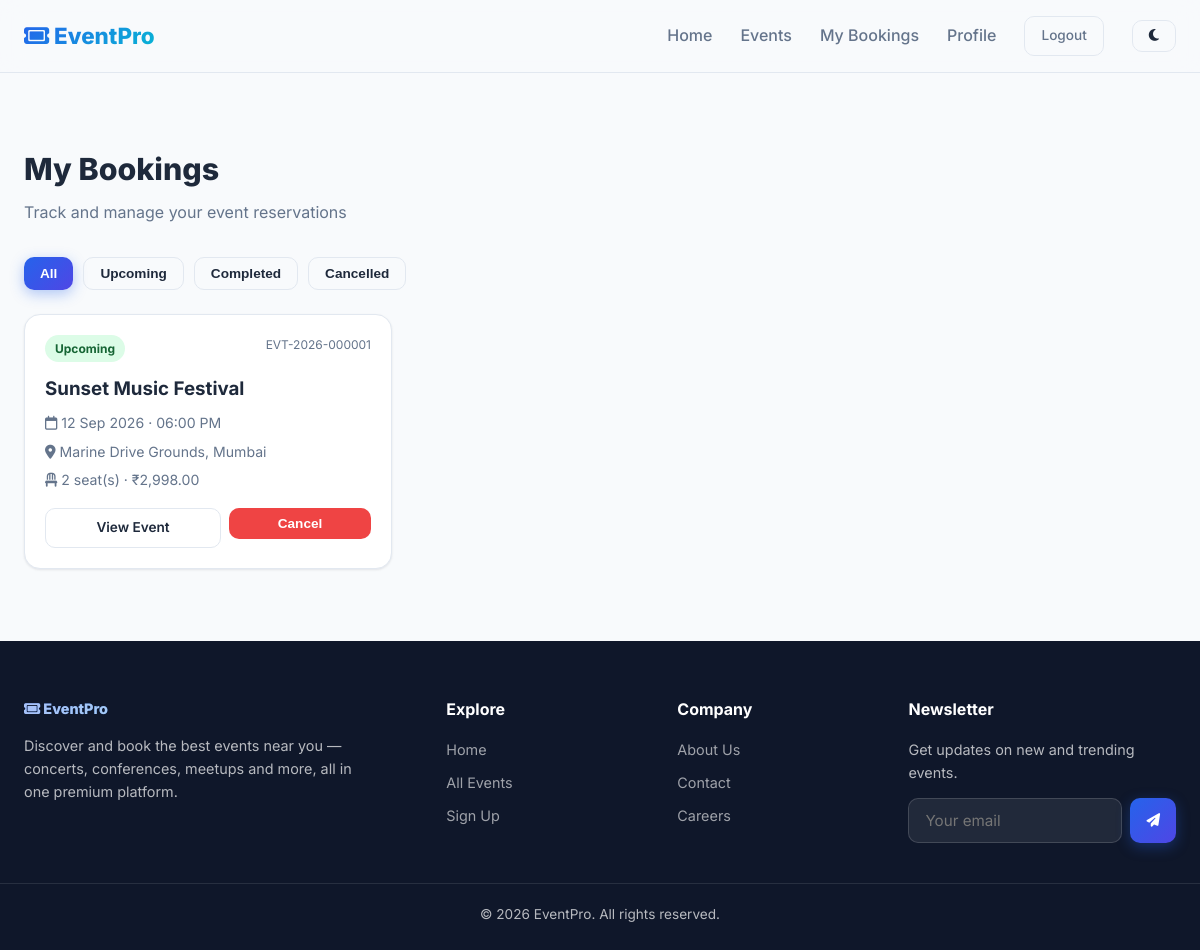
Page /user/my-bookings.php (signed in) on the committed database.
### tables this page shows
CREATE TABLE bookings (
    id INT AUTO_INCREMENT PRIMARY KEY,
    booking_code VARCHAR(30) NOT NULL UNIQUE,
    user_id INT NOT NULL,
    event_id INT NOT NULL,
    seats_booked INT NOT NULL DEFAULT 1,
    total_amount DECIMAL(10,2) NOT NULL DEFAULT 0.00,
    attendee_name VARCHAR(100) NOT NULL,
    attendee_email VARCHAR(150) NOT NULL,
    attendee_phone VARCHAR(20) NOT NULL,
    status ENUM('confirmed','completed','cancelled') NOT NULL DEFAULT 'confirmed',
    booked_at TIMESTAMP DEFAULT CURRENT_TIMESTAMP,
    cancelled_at TIMESTAMP NULL DEFAULT NULL,
    FOREIGN KEY (user_id) REFERENCES users(id) ON DELETE CASCADE,
    FOREIGN KEY (event_id) REFERENCES events(id) ON DELETE CASCADE,
    INDEX idx_bookings_user (user_id),
    INDEX idx_bookings_event (event_id),
    INDEX idx_bookings_status (status),
    INDEX idx_bookings_code (booking_code)
);

CREATE TABLE events (
    id INT AUTO_INCREMENT PRIMARY KEY,
    category_id INT NOT NULL,
    title VARCHAR(200) NOT NULL,
    slug VARCHAR(220) NOT NULL UNIQUE,
    description TEXT NOT NULL,
    short_description VARCHAR(300) DEFAULT NULL,
    image VARCHAR(255) DEFAULT NULL,
    gallery TEXT DEFAULT NULL COMMENT 'JSON array of image paths',
    venue VARCHAR(255) NOT NULL,
    map_embed_url TEXT DEFAULT NULL,
    organizer VARCHAR(150) NOT NULL,
    event_date DATE NOT NULL,
    event_time TIME NOT NULL,
    total_seats INT NOT NULL DEFAULT 0,
    available_seats INT NOT NULL DEFAULT 0,
    price DECIMAL(10,2) NOT NULL DEFAULT 0.00,
    rules TEXT DEFAULT NULL,
    schedule TEXT DEFAULT NULL COMMENT 'JSON array of {time,title}',
    status ENUM('upcoming','ongoing','completed','cancelled') NOT NULL DEFAULT 'upcoming',
    created_by INT DEFAULT NULL,
    created_at TIMESTAMP DEFAULT CURRENT_TIMESTAMP,
    updated_at TIMESTAMP DEFAULT CURRENT_TIMESTAMP ON UPDATE CURRENT_TIMESTAMP,
    FOREIGN KEY (category_id) REFERENCES categories(id) ON DELETE RESTRICT,
    FOREIGN KEY (created_by) REFERENCES admins(id) ON DELETE SET NULL,
    INDEX idx_events_date (event_date),
    INDEX idx_events_status (status),
    INDEX idx_events_category (category_id),
    INDEX idx_events_price (price),
    FULLTEXT INDEX ft_events_search (title, venue, organizer)
);

### includes/functions.php (called while the page is built, shortened)
<?php
function clean($value) {
    return htmlspecialchars(trim($value ?? ''), ENT_QUOTES, 'UTF-8');
}
function format_currency($amount) {
    return '₹' . number_format((float) $amount, 2);
}
function format_date($date) {
    return date('d M Y', strtotime($date));
}
function format_time($time) {
    return date('h:i A', strtotime($time));
}

### user/my-bookings.php (the view, shortened to what this page needs)
<?php
$pdo = getDBConnection();
$stmt = $pdo->prepare("SELECT b.*, e.title, e.event_date, e.event_time, e.venue, e.image, e.slug
    FROM bookings b JOIN events e ON e.id = b.event_id
    WHERE b.user_id = ? ORDER BY b.booked_at DESC");
$stmt->execute([current_user_id()]);
$bookings = $stmt->fetchAll();
function booking_display_status($b) {
    return 'upcoming';
}
include __DIR__ . '/../includes/header.php';
?>
<section class="section">
  <div class="container">
    <div class="section-head"><div><h2>My Bookings</h2><p>Track and manage your event reservations</p></div></div>
    <div style="display:flex; gap:10px; margin-bottom:24px;" id="bookingTabs">
      <button class="btn btn-primary btn-sm tab-btn" data-tab="all">All</button>
      <button class="btn btn-outline btn-sm tab-btn" data-tab="upcoming">Upcoming</button>
      <button class="btn btn-outline btn-sm tab-btn" data-tab="completed">Completed</button>
      <button class="btn btn-outline btn-sm tab-btn" data-tab="cancelled">Cancelled</button>
    </div>
    <?php if (empty($bookings)): ?>
      <div class="empty-state"><i class="fa-regular fa-ticket"></i><p>You haven't booked any events yet.</p><a href="<?php echo BASE_URL; ?>/events.php" class="btn btn-primary btn-sm" style="margin-top:12px;">Browse Events</a></div>
    <?php else: ?>
      <div class="grid" id="bookingGrid">
        <?php foreach ($bookings as $b): $status = booking_display_status($b); ?>
          <div class="card" data-status="<?php echo $status; ?>" style="padding:20px;">
            <div style="display:flex; justify-content:space-between; align-items:start; margin-bottom:12px;">
              <span style="font-size:0.75rem; font-weight:700; padding:4px 10px; border-radius:999px;
                background:<?php echo $status === 'upcoming' ? '#DCFCE7' : ($status === 'cancelled' ? '#FEE2E2' : '#E0E7FF'); ?>;
                color:<?php echo $status === 'upcoming' ? '#166534' : ($status === 'cancelled' ? '#991B1B' : '#3730A3'); ?>;">
                <?php echo ucfirst($status); ?>
              </span>
              <span style="font-size:0.75rem; color:var(--muted);"><?php echo clean($b['booking_code']); ?></span>
            </div>
            <h3 style="margin-bottom:8px;"><?php echo clean($b['title']); ?></h3>
            <div class="meta" style="display:flex; flex-direction:column; gap:6px; color:var(--muted); font-size:0.88rem; margin-bottom:16px;">
              <span><i class="fa-regular fa-calendar"></i> <?php echo format_date($b['event_date']); ?> · <?php echo format_time($b['event_time']); ?></span>
              <span><i class="fa-solid fa-location-dot"></i> <?php echo clean($b['venue']); ?></span>
              <span><i class="fa-solid fa-chair"></i> <?php echo (int) $b['seats_booked']; ?> seat(s) · <?php echo format_currency($b['total_amount']); ?></span>
            </div>
            <div style="display:flex; gap:8px;">
              <a href="<?php echo BASE_URL; ?>/event-details.php?slug=<?php echo urlencode($b['slug']); ?>" class="btn btn-outline btn-sm" style="flex:1;">View Event</a>
              <?php if ($status === 'upcoming'): ?>
                <form method="POST" action="<?php echo BASE_URL; ?>/user/cancel-booking.php" style="flex:1;" onsubmit="return confirm('Cancel this booking?');">
                  <button type="submit" class="btn btn-danger btn-sm btn-block">Cancel</button>
                </form>
              <?php endif; ?>
            </div>
          </div>
        <?php endforeach; ?>
      </div>
    <?php endif; ?>
  </div>
</section>
<?php include __DIR__ . '/../includes/footer.php'; ?>

### assets/css/style.css (style rules this page uses)
:root { --primary: #2563EB; --secondary: #4F46E5; --accent: #06B6D4; --success: #22C55E; --warning: #F59E0B; --danger: #EF4444; --bg: #F8FAFC; --bg-dark: #0F172A; --card: #FFFFFF; --text: #1E293B; --muted: #64748B; --border: #E2E8F0; --radius-sm: 10px; --radius-md: 16px; --radius-lg: 24px; --shadow-sm: 0 1px 3px rgba(15, 23, 42, 0.06), 0 1px 2px rgba(15, 23, 42, 0.04); --shadow-md: 0 8px 24px rgba(15, 23, 42, 0.08); --shadow-lg: 0 20px 48px rgba(15, 23, 42, 0.14); --transition: 300ms cubic-bezier(0.4, 0, 0.2, 1); }
* { box-sizing: border-box; margin: 0; padding: 0; }
html { scroll-behavior: smooth; }
body { font-family: 'Inter', -apple-system, BlinkMacSystemFont, sans-serif; background: var(--bg); color: var(--text); line-height: 1.6; -webkit-font-smoothing: antialiased; }
a { text-decoration: none; color: inherit; }
.container { width: 100%; max-width: 1280px; margin: 0 auto; padding: 0 24px; }
.btn { display: inline-flex; align-items: center; justify-content: center; gap: 8px; padding: 12px 24px; border-radius: var(--radius-sm); font-weight: 600; font-size: 0.95rem; border: none; cursor: pointer; transition: transform var(--transition), box-shadow var(--transition), background var(--transition); white-space: nowrap; }
.btn-primary { background: linear-gradient(135deg, var(--primary), var(--secondary)); color: #fff; box-shadow: 0 4px 14px rgba(37, 99, 235, 0.35); }
.btn-outline { background: transparent; border: 1.5px solid var(--border); color: var(--text); }
.btn-danger { background: var(--danger); color: #fff; }
.btn-sm { padding: 8px 16px; font-size: 0.85rem; }
.btn-block { width: 100%; }
.card { background: var(--card); border-radius: var(--radius-md); box-shadow: var(--shadow-sm); border: 1px solid var(--border); transition: transform var(--transition), box-shadow var(--transition); }
.section { padding: 72px 0; }
.section-head { display: flex; align-items: flex-end; justify-content: space-between; margin-bottom: 32px; flex-wrap: wrap; gap: 16px; }
.section-head h2 { font-size: 1.9rem; font-weight: 800; }
.section-head p { color: var(--muted); margin-top: 6px; }
.grid { display: grid; grid-template-columns: repeat(auto-fill, minmax(300px, 1fr)); gap: 24px; }

### rows in the picture
bookings: status "Upcoming", booking_code "EVT-2026-000001", event.title "Sunset Music Festival", event.event_date "12 Sep 2026", event.event_time "06:00 PM", event.venue "Marine Drive Grounds, Mumbai", seats_booked "2", total_amount "₹2,998.00"
